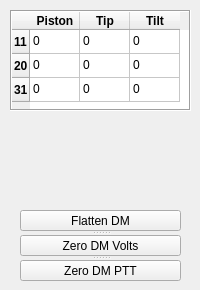
    <widget class="QWidget" name="tab_3">
     <attribute name="title">
      <string>Baselines</string>
     </attribute>
     <widget class="QWidget" name="widget_manualDM_inner_base_2" native="true">
      <property name="geometry">
       <rect>
        <x>10</x>
        <y>10</y>
        <width>181</width>
        <height>171</height>
       </rect>
      </property>
      <widget class="QWidget" name="layoutWidget">
       <property name="geometry">
        <rect>
         <x>0</x>
         <y>0</y>
         <width>181</width>
         <height>101</height>
        </rect>
       </property>
       <layout class="QVBoxLayout" name="verticalLayout_25">
        <item>
         <widget class="QTableWidget" name="tab_DMposition_base">
          <property name="enabled">
           <bool>true</bool>
          </property>
          <property name="sizePolicy">
           <sizepolicy hsizetype="Minimum" vsizetype="Minimum">
            <horstretch>0</horstretch>
            <verstretch>0</verstretch>
           </sizepolicy>
          </property>
          <property name="frameShape">
           <enum>QFrame::Box</enum>
          </property>
          <property name="frameShadow">
           <enum>QFrame::Sunken</enum>
          </property>
          <property name="lineWidth">
           <number>1</number>
          </property>
          <property name="verticalScrollBarPolicy">
           <enum>Qt::ScrollBarAlwaysOff</enum>
          </property>
          <property name="horizontalScrollBarPolicy">
           <enum>Qt::ScrollBarAlwaysOff</enum>
          </property>
          <property name="sizeAdjustPolicy">
           <enum>QAbstractScrollArea::AdjustIgnored</enum>
          </property>
          <property name="editTriggers">
           <set>QAbstractItemView::AllEditTriggers</set>
          </property>
          <property name="selectionMode">
           <enum>QAbstractItemView::NoSelection</enum>
          </property>
          <property name="iconSize">
           <size>
            <width>0</width>
            <height>0</height>
           </size>
          </property>
          <property name="horizontalScrollMode">
           <enum>QAbstractItemView::ScrollPerPixel</enum>
          </property>
          <property name="wordWrap">
           <bool>true</bool>
          </property>
          <property name="cornerButtonEnabled">
           <bool>false</bool>
          </property>
          <attribute name="horizontalHeaderDefaultSectionSize">
           <number>50</number>
          </attribute>
          <attribute name="horizontalHeaderShowSortIndicator" stdset="0">
           <bool>false</bool>
          </attribute>
          <attribute name="verticalHeaderDefaultSectionSize">
           <number>24</number>
          </attribute>
          <row>
           <property name="text">
            <string>11</string>
           </property>
           <property name="font">
            <font>
             <weight>75</weight>
             <bold>true</bold>
            </font>
           </property>
          </row>
          <row>
           <property name="text">
            <string>20</string>
           </property>
           <property name="font">
            <font>
             <weight>75</weight>
             <bold>true</bold>
            </font>
           </property>
          </row>
          <row>
           <property name="text">
            <string>31</string>
           </property>
           <property name="font">
            <font>
             <weight>75</weight>
             <bold>true</bold>
            </font>
           </property>
          </row>
          <column>
           <property name="text">
            <string>Piston</string>
           </property>
           <property name="font">
            <font>
             <weight>75</weight>
             <bold>true</bold>
            </font>
           </property>
          </column>
          <column>
           <property name="text">
            <string>Tip</string>
           </property>
           <property name="font">
            <font>
             <weight>75</weight>
             <bold>true</bold>
            </font>
           </property>
          </column>
          <column>
           <property name="text">
            <string>Tilt</string>
           </property>
           <property name="font">
            <font>
             <weight>75</weight>
             <bold>true</bold>
            </font>
           </property>
          </column>
          <item row="0" column="0">
           <property name="text">
            <string>0</string>
           </property>
          </item>
          <item row="0" column="1">
           <property name="text">
            <string>0</string>
           </property>
           <property name="font">
            <font>
             <weight>50</weight>
             <bold>false</bold>
            </font>
           </property>
          </item>
          <item row="0" column="2">
           <property name="text">
            <string>0</string>
           </property>
          </item>
          <item row="1" column="0">
           <property name="text">
            <string>0</string>
           </property>
          </item>
          <item row="1" column="1">
           <property name="text">
            <string>0</string>
           </property>
          </item>
          <item row="1" column="2">
           <property name="text">
            <string>0</string>
           </property>
          </item>
          <item row="2" column="0">
           <property name="text">
            <string>0</string>
           </property>
          </item>
          <item row="2" column="1">
           <property name="text">
            <string>0</string>
           </property>
          </item>
          <item row="2" column="2">
           <property name="text">
            <string>0</string>
           </property>
          </item>
         </widget>
        </item>
       </layout>
      </widget>
     </widget>
     <widget class="QSplitter" name="splitter_15">
      <property name="geometry">
       <rect>
        <x>20</x>
        <y>210</y>
        <width>161</width>
        <height>71</height>
       </rect>
      </property>
      <property name="orientation">
       <enum>Qt::Vertical</enum>
      </property>
      <widget class="QPushButton" name="pushButton_flattenDM_base">
       <property name="maximumSize">
        <size>
         <width>181</width>
         <height>32</height>
        </size>
       </property>
       <property name="text">
        <string>Flatten DM</string>
       </property>
      </widget>
      <widget class="QPushButton" name="pushButton_zeroDMvolts_base">
       <property name="maximumSize">
        <size>
         <width>181</width>
         <height>32</height>
        </size>
       </property>
       <property name="text">
        <string>Zero DM Volts</string>
       </property>
      </widget>
      <widget class="QPushButton" name="pushButton_zeroDMptt_base">
       <property name="maximumSize">
        <size>
         <width>181</width>
         <height>32</height>
        </size>
       </property>
       <property name="text">
        <string>Zero DM PTT</string>
       </property>
      </widget>
     </widget>
    </widget>
